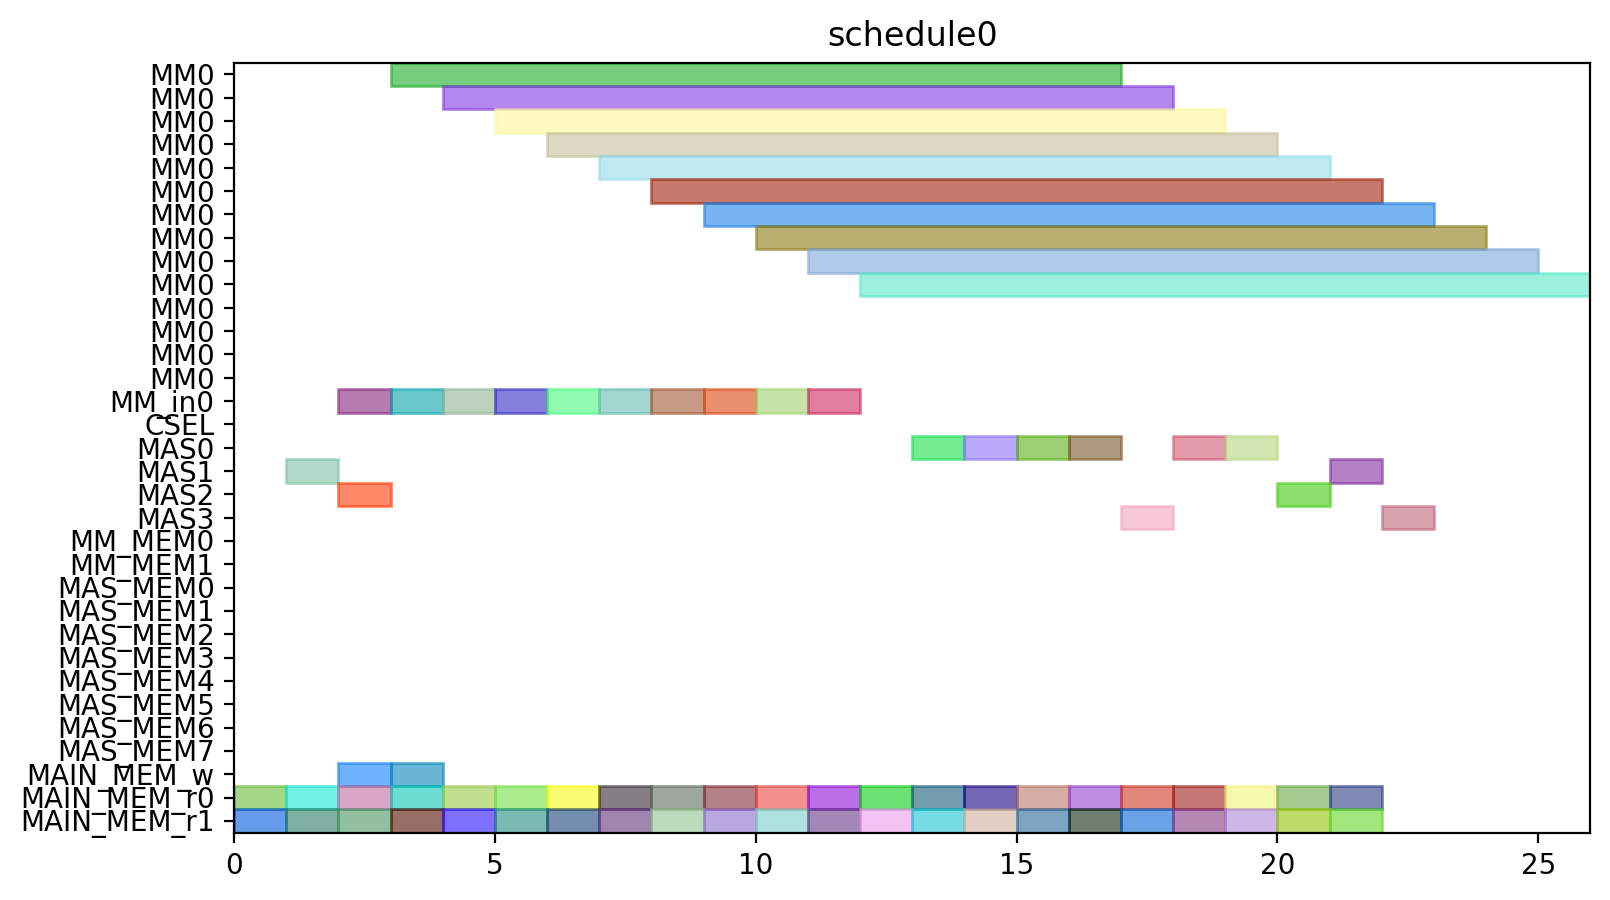

Reproduce this figure in Python.
from pyschedule import Scenario, solvers, plotters, alt


def solve():
	horizon = 120
	S = Scenario("schedule0", horizon=horizon)

	# resource
	MM = S.Resources('MM', num=1, size=14)
	MM_in = S.Resources('MM_in', num=1)
	CSEL = S.Resource('CSEL')
	MAS = S.Resources('MAS', num=4, size=1, periods=range(1, horizon))
	MM_MEM = S.Resources('MM_MEM', num=2)
	MAS_MEM = S.Resources('MAS_MEM', num=8)
	MAIN_MEM_w = S.Resource('MAIN_MEM_w', size=1)
	MAIN_MEM_r = S.Resources('MAIN_MEM_r', num=2)

	# result of previous scheduling

	# new tasks
	c10_t0 = S.Task('c10_t0', length=14, delay_cost=1)
	c10_t0 += alt(MM)
	c10_t0_in = S.Task('c10_t0_in', length=1, delay_cost=1)
	c10_t0_in += alt(MM_in)
	S += c10_t0_in*MM_in[0]<=c10_t0*MM[0]
	c10_t0_mem0 = S.Task('c10_t0_mem0', length=1, delay_cost=1)
	c10_t0_mem0 += MAIN_MEM_r[0]
	S += c10_t0_mem0 <= c10_t0

	c10_t0_mem1 = S.Task('c10_t0_mem1', length=1, delay_cost=1)
	c10_t0_mem1 += MAIN_MEM_r[1]
	S += c10_t0_mem1 <= c10_t0

	c10_t1 = S.Task('c10_t1', length=14, delay_cost=1)
	c10_t1 += alt(MM)
	c10_t1_in = S.Task('c10_t1_in', length=1, delay_cost=1)
	c10_t1_in += alt(MM_in)
	S += c10_t1_in*MM_in[0]<=c10_t1*MM[0]
	c10_t1_mem0 = S.Task('c10_t1_mem0', length=1, delay_cost=1)
	c10_t1_mem0 += MAIN_MEM_r[0]
	S += c10_t1_mem0 <= c10_t1

	c10_t1_mem1 = S.Task('c10_t1_mem1', length=1, delay_cost=1)
	c10_t1_mem1 += MAIN_MEM_r[1]
	S += c10_t1_mem1 <= c10_t1

	c10_t2 = S.Task('c10_t2', length=1, delay_cost=1)
	c10_t2 += alt(MAS)
	c10_t2_mem0 = S.Task('c10_t2_mem0', length=1, delay_cost=1)
	c10_t2_mem0 += MAIN_MEM_r[0]
	S += c10_t2_mem0 <= c10_t2

	c10_t2_mem1 = S.Task('c10_t2_mem1', length=1, delay_cost=1)
	c10_t2_mem1 += MAIN_MEM_r[1]
	S += c10_t2_mem1 <= c10_t2

	c10_t3 = S.Task('c10_t3', length=1, delay_cost=1)
	c10_t3 += alt(MAS)
	c10_t3_mem0 = S.Task('c10_t3_mem0', length=1, delay_cost=1)
	c10_t3_mem0 += MAIN_MEM_r[0]
	S += c10_t3_mem0 <= c10_t3

	c10_t3_mem1 = S.Task('c10_t3_mem1', length=1, delay_cost=1)
	c10_t3_mem1 += MAIN_MEM_r[1]
	S += c10_t3_mem1 <= c10_t3

	c20_t0 = S.Task('c20_t0', length=14, delay_cost=1)
	c20_t0 += alt(MM)
	c20_t0_in = S.Task('c20_t0_in', length=1, delay_cost=1)
	c20_t0_in += alt(MM_in)
	S += c20_t0_in*MM_in[0]<=c20_t0*MM[0]
	c20_t0_mem0 = S.Task('c20_t0_mem0', length=1, delay_cost=1)
	c20_t0_mem0 += MAIN_MEM_r[0]
	S += c20_t0_mem0 <= c20_t0

	c20_t0_mem1 = S.Task('c20_t0_mem1', length=1, delay_cost=1)
	c20_t0_mem1 += MAIN_MEM_r[1]
	S += c20_t0_mem1 <= c20_t0

	c20_t1 = S.Task('c20_t1', length=14, delay_cost=1)
	c20_t1 += alt(MM)
	c20_t1_in = S.Task('c20_t1_in', length=1, delay_cost=1)
	c20_t1_in += alt(MM_in)
	S += c20_t1_in*MM_in[0]<=c20_t1*MM[0]
	c20_t1_mem0 = S.Task('c20_t1_mem0', length=1, delay_cost=1)
	c20_t1_mem0 += MAIN_MEM_r[0]
	S += c20_t1_mem0 <= c20_t1

	c20_t1_mem1 = S.Task('c20_t1_mem1', length=1, delay_cost=1)
	c20_t1_mem1 += MAIN_MEM_r[1]
	S += c20_t1_mem1 <= c20_t1

	c20_t2 = S.Task('c20_t2', length=1, delay_cost=1)
	c20_t2 += alt(MAS)
	c20_t2_mem0 = S.Task('c20_t2_mem0', length=1, delay_cost=1)
	c20_t2_mem0 += MAIN_MEM_r[0]
	S += c20_t2_mem0 <= c20_t2

	c20_t2_mem1 = S.Task('c20_t2_mem1', length=1, delay_cost=1)
	c20_t2_mem1 += MAIN_MEM_r[1]
	S += c20_t2_mem1 <= c20_t2

	c20_t3 = S.Task('c20_t3', length=1, delay_cost=1)
	c20_t3 += alt(MAS)
	c20_t3_mem0 = S.Task('c20_t3_mem0', length=1, delay_cost=1)
	c20_t3_mem0 += MAIN_MEM_r[0]
	S += c20_t3_mem0 <= c20_t3

	c20_t3_mem1 = S.Task('c20_t3_mem1', length=1, delay_cost=1)
	c20_t3_mem1 += MAIN_MEM_r[1]
	S += c20_t3_mem1 <= c20_t3

	c01_t0 = S.Task('c01_t0', length=14, delay_cost=1)
	c01_t0 += alt(MM)
	c01_t0_in = S.Task('c01_t0_in', length=1, delay_cost=1)
	c01_t0_in += alt(MM_in)
	S += c01_t0_in*MM_in[0]<=c01_t0*MM[0]
	c01_t0_mem0 = S.Task('c01_t0_mem0', length=1, delay_cost=1)
	c01_t0_mem0 += MAIN_MEM_r[0]
	S += c01_t0_mem0 <= c01_t0

	c01_t0_mem1 = S.Task('c01_t0_mem1', length=1, delay_cost=1)
	c01_t0_mem1 += MAIN_MEM_r[1]
	S += c01_t0_mem1 <= c01_t0

	c01_t1 = S.Task('c01_t1', length=14, delay_cost=1)
	c01_t1 += alt(MM)
	c01_t1_in = S.Task('c01_t1_in', length=1, delay_cost=1)
	c01_t1_in += alt(MM_in)
	S += c01_t1_in*MM_in[0]<=c01_t1*MM[0]
	c01_t1_mem0 = S.Task('c01_t1_mem0', length=1, delay_cost=1)
	c01_t1_mem0 += MAIN_MEM_r[0]
	S += c01_t1_mem0 <= c01_t1

	c01_t1_mem1 = S.Task('c01_t1_mem1', length=1, delay_cost=1)
	c01_t1_mem1 += MAIN_MEM_r[1]
	S += c01_t1_mem1 <= c01_t1

	c01_t2 = S.Task('c01_t2', length=1, delay_cost=1)
	c01_t2 += alt(MAS)
	c01_t2_mem0 = S.Task('c01_t2_mem0', length=1, delay_cost=1)
	c01_t2_mem0 += MAIN_MEM_r[0]
	S += c01_t2_mem0 <= c01_t2

	c01_t2_mem1 = S.Task('c01_t2_mem1', length=1, delay_cost=1)
	c01_t2_mem1 += MAIN_MEM_r[1]
	S += c01_t2_mem1 <= c01_t2

	c01_t3 = S.Task('c01_t3', length=1, delay_cost=1)
	c01_t3 += alt(MAS)
	c01_t3_mem0 = S.Task('c01_t3_mem0', length=1, delay_cost=1)
	c01_t3_mem0 += MAIN_MEM_r[0]
	S += c01_t3_mem0 <= c01_t3

	c01_t3_mem1 = S.Task('c01_t3_mem1', length=1, delay_cost=1)
	c01_t3_mem1 += MAIN_MEM_r[1]
	S += c01_t3_mem1 <= c01_t3

	c11_t0 = S.Task('c11_t0', length=14, delay_cost=1)
	c11_t0 += alt(MM)
	c11_t0_in = S.Task('c11_t0_in', length=1, delay_cost=1)
	c11_t0_in += alt(MM_in)
	S += c11_t0_in*MM_in[0]<=c11_t0*MM[0]
	c11_t0_mem0 = S.Task('c11_t0_mem0', length=1, delay_cost=1)
	c11_t0_mem0 += MAIN_MEM_r[0]
	S += c11_t0_mem0 <= c11_t0

	c11_t0_mem1 = S.Task('c11_t0_mem1', length=1, delay_cost=1)
	c11_t0_mem1 += MAIN_MEM_r[1]
	S += c11_t0_mem1 <= c11_t0

	c11_t1 = S.Task('c11_t1', length=14, delay_cost=1)
	c11_t1 += alt(MM)
	c11_t1_in = S.Task('c11_t1_in', length=1, delay_cost=1)
	c11_t1_in += alt(MM_in)
	S += c11_t1_in*MM_in[0]<=c11_t1*MM[0]
	c11_t1_mem0 = S.Task('c11_t1_mem0', length=1, delay_cost=1)
	c11_t1_mem0 += MAIN_MEM_r[0]
	S += c11_t1_mem0 <= c11_t1

	c11_t1_mem1 = S.Task('c11_t1_mem1', length=1, delay_cost=1)
	c11_t1_mem1 += MAIN_MEM_r[1]
	S += c11_t1_mem1 <= c11_t1

	c11_t2 = S.Task('c11_t2', length=1, delay_cost=1)
	c11_t2 += alt(MAS)
	c11_t2_mem0 = S.Task('c11_t2_mem0', length=1, delay_cost=1)
	c11_t2_mem0 += MAIN_MEM_r[0]
	S += c11_t2_mem0 <= c11_t2

	c11_t2_mem1 = S.Task('c11_t2_mem1', length=1, delay_cost=1)
	c11_t2_mem1 += MAIN_MEM_r[1]
	S += c11_t2_mem1 <= c11_t2

	c11_t3 = S.Task('c11_t3', length=1, delay_cost=1)
	c11_t3 += alt(MAS)
	c11_t3_mem0 = S.Task('c11_t3_mem0', length=1, delay_cost=1)
	c11_t3_mem0 += MAIN_MEM_r[0]
	S += c11_t3_mem0 <= c11_t3

	c11_t3_mem1 = S.Task('c11_t3_mem1', length=1, delay_cost=1)
	c11_t3_mem1 += MAIN_MEM_r[1]
	S += c11_t3_mem1 <= c11_t3

	c21_t0 = S.Task('c21_t0', length=14, delay_cost=1)
	c21_t0 += alt(MM)
	c21_t0_in = S.Task('c21_t0_in', length=1, delay_cost=1)
	c21_t0_in += alt(MM_in)
	S += c21_t0_in*MM_in[0]<=c21_t0*MM[0]
	c21_t0_mem0 = S.Task('c21_t0_mem0', length=1, delay_cost=1)
	c21_t0_mem0 += MAIN_MEM_r[0]
	S += c21_t0_mem0 <= c21_t0

	c21_t0_mem1 = S.Task('c21_t0_mem1', length=1, delay_cost=1)
	c21_t0_mem1 += MAIN_MEM_r[1]
	S += c21_t0_mem1 <= c21_t0

	c21_t1 = S.Task('c21_t1', length=14, delay_cost=1)
	c21_t1 += alt(MM)
	c21_t1_in = S.Task('c21_t1_in', length=1, delay_cost=1)
	c21_t1_in += alt(MM_in)
	S += c21_t1_in*MM_in[0]<=c21_t1*MM[0]
	c21_t1_mem0 = S.Task('c21_t1_mem0', length=1, delay_cost=1)
	c21_t1_mem0 += MAIN_MEM_r[0]
	S += c21_t1_mem0 <= c21_t1

	c21_t1_mem1 = S.Task('c21_t1_mem1', length=1, delay_cost=1)
	c21_t1_mem1 += MAIN_MEM_r[1]
	S += c21_t1_mem1 <= c21_t1

	c21_t2 = S.Task('c21_t2', length=1, delay_cost=1)
	c21_t2 += alt(MAS)
	c21_t2_mem0 = S.Task('c21_t2_mem0', length=1, delay_cost=1)
	c21_t2_mem0 += MAIN_MEM_r[0]
	S += c21_t2_mem0 <= c21_t2

	c21_t2_mem1 = S.Task('c21_t2_mem1', length=1, delay_cost=1)
	c21_t2_mem1 += MAIN_MEM_r[1]
	S += c21_t2_mem1 <= c21_t2

	c21_t3 = S.Task('c21_t3', length=1, delay_cost=1)
	c21_t3 += alt(MAS)
	c21_t3_mem0 = S.Task('c21_t3_mem0', length=1, delay_cost=1)
	c21_t3_mem0 += MAIN_MEM_r[0]
	S += c21_t3_mem0 <= c21_t3

	c21_t3_mem1 = S.Task('c21_t3_mem1', length=1, delay_cost=1)
	c21_t3_mem1 += MAIN_MEM_r[1]
	S += c21_t3_mem1 <= c21_t3

	c000 = S.Task('c000', length=1, delay_cost=1)
	c000 += alt(MAS)
	S += 0<c000

	c000_w = S.Task('c000_w', length=1, delay_cost=1)
	c000_w += alt(MAIN_MEM_w)
	S += c000 <= c000_w

	c000_mem0 = S.Task('c000_mem0', length=1, delay_cost=1)
	c000_mem0 += MAIN_MEM_r[0]
	S += c000_mem0 <= c000

	c000_mem1 = S.Task('c000_mem1', length=1, delay_cost=1)
	c000_mem1 += MAIN_MEM_r[1]
	S += c000_mem1 <= c000

	c001 = S.Task('c001', length=1, delay_cost=1)
	c001 += alt(MAS)
	S += 0<c001

	c001_w = S.Task('c001_w', length=1, delay_cost=1)
	c001_w += alt(MAIN_MEM_w)
	S += c001 <= c001_w

	c001_mem0 = S.Task('c001_mem0', length=1, delay_cost=1)
	c001_mem0 += MAIN_MEM_r[0]
	S += c001_mem0 <= c001

	c001_mem1 = S.Task('c001_mem1', length=1, delay_cost=1)
	c001_mem1 += MAIN_MEM_r[1]
	S += c001_mem1 <= c001

	solvers.mip.solve(S,msg=1,kind='CPLEX',ratio_gap=1.01)

	solution = [['hoge']*len(S.solution()[1]) for i in range(len(S.solution()))]
	for i in range(len(S.solution())):
		for j in range(len(S.solution()[i])):
			solution[i][j]=str(S.solution()[i][j])
	print(solution)

	cycles = int(solution[-1][3])

	pic_file_name = "/home/mfukuda/ABE/multiRAM_multiMAS_16mux/scheduling_result/stage14MM1_stage1MAS4/FROB/schedule0.png"
	if(S.solution() != []):
		plotters.matplotlib.plot(S,img_filename=pic_file_name, show_task_labels=False, fig_size=(cycles*0.25+3, 5))

	return solution
